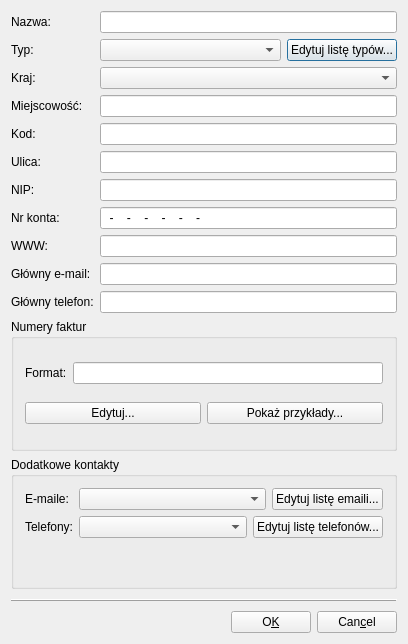
<?xml version="1.0" encoding="UTF-8"?>
<ui version="4.0">
 <class>CounterpartyDialog</class>
 <widget class="QDialog" name="CounterpartyDialog">
  <property name="geometry">
   <rect>
    <x>0</x>
    <y>0</y>
    <width>408</width>
    <height>644</height>
   </rect>
  </property>
  <property name="windowTitle">
   <string>Dodaj kontrahenta</string>
  </property>
  <layout class="QVBoxLayout" name="verticalLayout">
   <item>
    <layout class="QFormLayout" name="formLayout_2">
     <property name="fieldGrowthPolicy">
      <enum>QFormLayout::AllNonFixedFieldsGrow</enum>
     </property>
     <item row="0" column="0">
      <widget class="QLabel" name="labelName">
       <property name="text">
        <string>Nazwa:</string>
       </property>
       <property name="wordWrap">
        <bool>false</bool>
       </property>
       <property name="buddy">
        <cstring>lineEditName</cstring>
       </property>
      </widget>
     </item>
     <item row="0" column="1">
      <widget class="QLineEdit" name="lineEditName">
       <property name="maxLength">
        <number>200</number>
       </property>
      </widget>
     </item>
     <item row="1" column="0">
      <widget class="QLabel" name="labelType">
       <property name="text">
        <string>Typ:</string>
       </property>
       <property name="wordWrap">
        <bool>false</bool>
       </property>
       <property name="buddy">
        <cstring>comboBoxType</cstring>
       </property>
      </widget>
     </item>
     <item row="1" column="1">
      <layout class="QHBoxLayout" name="horizontalLayout">
       <item>
        <widget class="QComboBox" name="comboBoxType">
         <property name="sizePolicy">
          <sizepolicy hsizetype="Expanding" vsizetype="Fixed">
           <horstretch>0</horstretch>
           <verstretch>0</verstretch>
          </sizepolicy>
         </property>
        </widget>
       </item>
       <item>
        <widget class="QPushButton" name="pushButtonEditTypeList">
         <property name="text">
          <string>Edytuj listę typów...</string>
         </property>
        </widget>
       </item>
      </layout>
     </item>
     <item row="2" column="0">
      <widget class="QLabel" name="labelCountry">
       <property name="text">
        <string>Kraj:</string>
       </property>
       <property name="wordWrap">
        <bool>false</bool>
       </property>
       <property name="buddy">
        <cstring>comboBoxCountry</cstring>
       </property>
      </widget>
     </item>
     <item row="2" column="1">
      <layout class="QHBoxLayout" name="horizontalLayout_4">
       <item>
        <widget class="QComboBox" name="comboBoxCountry">
         <property name="sizePolicy">
          <sizepolicy hsizetype="Expanding" vsizetype="Fixed">
           <horstretch>0</horstretch>
           <verstretch>0</verstretch>
          </sizepolicy>
         </property>
        </widget>
       </item>
      </layout>
     </item>
     <item row="3" column="0">
      <widget class="QLabel" name="labelLocation">
       <property name="text">
        <string>Miejscowość:</string>
       </property>
       <property name="wordWrap">
        <bool>false</bool>
       </property>
       <property name="buddy">
        <cstring>lineEditLocation</cstring>
       </property>
      </widget>
     </item>
     <item row="3" column="1">
      <widget class="QLineEdit" name="lineEditLocation"/>
     </item>
     <item row="4" column="0">
      <widget class="QLabel" name="labelPostalCode">
       <property name="text">
        <string>Kod:</string>
       </property>
       <property name="wordWrap">
        <bool>false</bool>
       </property>
       <property name="buddy">
        <cstring>lineEditPostalCode</cstring>
       </property>
      </widget>
     </item>
     <item row="4" column="1">
      <widget class="QLineEdit" name="lineEditPostalCode"/>
     </item>
     <item row="5" column="0">
      <widget class="QLabel" name="labelStreet">
       <property name="text">
        <string>Ulica:</string>
       </property>
       <property name="wordWrap">
        <bool>false</bool>
       </property>
       <property name="buddy">
        <cstring>lineEditAddress</cstring>
       </property>
      </widget>
     </item>
     <item row="5" column="1">
      <widget class="QLineEdit" name="lineEditAddress"/>
     </item>
     <item row="6" column="0">
      <widget class="QLabel" name="labelTaxID">
       <property name="text">
        <string>NIP:</string>
       </property>
       <property name="wordWrap">
        <bool>false</bool>
       </property>
       <property name="buddy">
        <cstring>lineEditTaxID</cstring>
       </property>
      </widget>
     </item>
     <item row="6" column="1">
      <widget class="QLineEdit" name="lineEditTaxID">
       <property name="inputMask">
        <string/>
       </property>
       <property name="text">
        <string/>
       </property>
      </widget>
     </item>
     <item row="7" column="0">
      <widget class="QLabel" name="labelAccountName">
       <property name="text">
        <string>Nr konta:</string>
       </property>
       <property name="wordWrap">
        <bool>false</bool>
       </property>
       <property name="buddy">
        <cstring>lineEditAccountName</cstring>
       </property>
      </widget>
     </item>
     <item row="7" column="1">
      <widget class="QLineEdit" name="lineEditAccountName">
       <property name="inputMask">
        <string>99-9999-9999-9999-9999-9999-9999; </string>
       </property>
      </widget>
     </item>
     <item row="8" column="0">
      <widget class="QLabel" name="labelWWW">
       <property name="text">
        <string>WWW:</string>
       </property>
       <property name="wordWrap">
        <bool>false</bool>
       </property>
       <property name="buddy">
        <cstring>lineEditWWW</cstring>
       </property>
      </widget>
     </item>
     <item row="8" column="1">
      <widget class="QLineEdit" name="lineEditWWW">
       <property name="font">
        <font>
         <underline>true</underline>
        </font>
       </property>
       <property name="styleSheet">
        <string notr="true">color: rgb(0, 0, 255)</string>
       </property>
      </widget>
     </item>
     <item row="9" column="0">
      <widget class="QLabel" name="labelPrimaryEmail">
       <property name="text">
        <string>Główny e-mail:</string>
       </property>
       <property name="buddy">
        <cstring>lineEditPrimaryEmail</cstring>
       </property>
      </widget>
     </item>
     <item row="9" column="1">
      <widget class="QLineEdit" name="lineEditPrimaryEmail"/>
     </item>
     <item row="10" column="0">
      <widget class="QLabel" name="labelPrimaryPhone">
       <property name="text">
        <string>Główny telefon:</string>
       </property>
       <property name="buddy">
        <cstring>lineEditPrimaryPhone</cstring>
       </property>
      </widget>
     </item>
     <item row="10" column="1">
      <widget class="QLineEdit" name="lineEditPrimaryPhone"/>
     </item>
    </layout>
   </item>
   <item>
    <widget class="QGroupBox" name="groupBoxInvoiceNumFormat">
     <property name="sizePolicy">
      <sizepolicy hsizetype="Preferred" vsizetype="Minimum">
       <horstretch>0</horstretch>
       <verstretch>0</verstretch>
      </sizepolicy>
     </property>
     <property name="title">
      <string>Numery faktur</string>
     </property>
     <layout class="QVBoxLayout" name="verticalLayout_2">
      <item>
       <layout class="QHBoxLayout" name="horizontalLayout_2">
        <item>
         <widget class="QLabel" name="labelInvNumberFormat">
          <property name="text">
           <string>Format:</string>
          </property>
          <property name="buddy">
           <cstring>lineEditInvNumberFormat</cstring>
          </property>
         </widget>
        </item>
        <item>
         <widget class="QLineEdit" name="lineEditInvNumberFormat">
          <property name="readOnly">
           <bool>true</bool>
          </property>
         </widget>
        </item>
       </layout>
      </item>
      <item>
       <layout class="QHBoxLayout" name="horizontalLayout_3">
        <item>
         <widget class="QPushButton" name="pushButtonEditFormat">
          <property name="text">
           <string>Edytuj...</string>
          </property>
         </widget>
        </item>
        <item>
         <widget class="QPushButton" name="pushButtonShowExamples">
          <property name="text">
           <string>Pokaż przykłady...</string>
          </property>
         </widget>
        </item>
       </layout>
      </item>
     </layout>
    </widget>
   </item>
   <item>
    <widget class="QGroupBox" name="groupBoxAdditionalContacts">
     <property name="enabled">
      <bool>true</bool>
     </property>
     <property name="title">
      <string>Dodatkowe kontakty</string>
     </property>
     <property name="flat">
      <bool>true</bool>
     </property>
     <property name="checkable">
      <bool>false</bool>
     </property>
     <layout class="QFormLayout" name="formLayout">
      <item row="0" column="0">
       <widget class="QLabel" name="labelAdditionalEmail">
        <property name="text">
         <string>E-maile:</string>
        </property>
        <property name="wordWrap">
         <bool>false</bool>
        </property>
        <property name="buddy">
         <cstring>comboBoxAdditionalEmails</cstring>
        </property>
       </widget>
      </item>
      <item row="0" column="1">
       <layout class="QHBoxLayout" name="horizontalLayoutEmail">
        <item>
         <widget class="QComboBox" name="comboBoxAdditionalEmails">
          <property name="sizePolicy">
           <sizepolicy hsizetype="Expanding" vsizetype="Fixed">
            <horstretch>0</horstretch>
            <verstretch>0</verstretch>
           </sizepolicy>
          </property>
         </widget>
        </item>
        <item>
         <widget class="QPushButton" name="pushButtonEditEmailList">
          <property name="text">
           <string>Edytuj listę emaili...</string>
          </property>
         </widget>
        </item>
       </layout>
      </item>
      <item row="1" column="0">
       <widget class="QLabel" name="labelAdditionalPhone">
        <property name="text">
         <string>Telefony:</string>
        </property>
        <property name="wordWrap">
         <bool>false</bool>
        </property>
        <property name="buddy">
         <cstring>comboBoxAdditionalPhones</cstring>
        </property>
       </widget>
      </item>
      <item row="1" column="1">
       <layout class="QHBoxLayout" name="horizontalLayoutPhone">
        <item>
         <widget class="QComboBox" name="comboBoxAdditionalPhones">
          <property name="sizePolicy">
           <sizepolicy hsizetype="Expanding" vsizetype="Fixed">
            <horstretch>0</horstretch>
            <verstretch>0</verstretch>
           </sizepolicy>
          </property>
         </widget>
        </item>
        <item>
         <widget class="QPushButton" name="pushButtonEditPhoneList">
          <property name="text">
           <string>Edytuj listę telefonów...</string>
          </property>
         </widget>
        </item>
       </layout>
      </item>
     </layout>
    </widget>
   </item>
   <item>
    <widget class="QFrame" name="frame">
     <property name="maximumSize">
      <size>
       <width>16777215</width>
       <height>10</height>
      </size>
     </property>
     <property name="frameShape">
      <enum>QFrame::HLine</enum>
     </property>
     <property name="frameShadow">
      <enum>QFrame::Raised</enum>
     </property>
     <layout class="QGridLayout" name="gridLayout"/>
    </widget>
   </item>
   <item>
    <layout class="QHBoxLayout" name="hBoxLayoutButtons">
     <item>
      <spacer name="spacerButton">
       <property name="orientation">
        <enum>Qt::Horizontal</enum>
       </property>
       <property name="sizeType">
        <enum>QSizePolicy::Expanding</enum>
       </property>
       <property name="sizeHint" stdset="0">
        <size>
         <width>40</width>
         <height>20</height>
        </size>
       </property>
      </spacer>
     </item>
     <item>
      <widget class="QPushButton" name="pushButtonOK">
       <property name="text">
        <string>O&amp;K</string>
       </property>
       <property name="shortcut">
        <string>Alt+K</string>
       </property>
      </widget>
     </item>
     <item>
      <widget class="QPushButton" name="pushButtonCancel">
       <property name="text">
        <string>Can&amp;cel</string>
       </property>
       <property name="shortcut">
        <string>Alt+C</string>
       </property>
      </widget>
     </item>
    </layout>
   </item>
  </layout>
 </widget>
 <layoutdefault spacing="6" margin="11"/>
 <pixmapfunction>qPixmapFromMimeSource</pixmapfunction>
 <tabstops>
  <tabstop>lineEditName</tabstop>
  <tabstop>comboBoxType</tabstop>
  <tabstop>pushButtonEditTypeList</tabstop>
  <tabstop>comboBoxCountry</tabstop>
  <tabstop>lineEditLocation</tabstop>
  <tabstop>lineEditPostalCode</tabstop>
  <tabstop>lineEditAddress</tabstop>
  <tabstop>lineEditTaxID</tabstop>
  <tabstop>lineEditAccountName</tabstop>
  <tabstop>lineEditWWW</tabstop>
  <tabstop>lineEditPrimaryEmail</tabstop>
  <tabstop>lineEditPrimaryPhone</tabstop>
  <tabstop>comboBoxAdditionalEmails</tabstop>
  <tabstop>pushButtonEditEmailList</tabstop>
  <tabstop>comboBoxAdditionalPhones</tabstop>
  <tabstop>pushButtonEditPhoneList</tabstop>
  <tabstop>pushButtonOK</tabstop>
  <tabstop>pushButtonCancel</tabstop>
 </tabstops>
 <resources/>
 <connections>
  <connection>
   <sender>pushButtonCancel</sender>
   <signal>clicked()</signal>
   <receiver>CounterpartyDialog</receiver>
   <slot>reject()</slot>
   <hints>
    <hint type="sourcelabel">
     <x>402</x>
     <y>616</y>
    </hint>
    <hint type="destinationlabel">
     <x>20</x>
     <y>20</y>
    </hint>
   </hints>
  </connection>
 </connections>
</ui>
